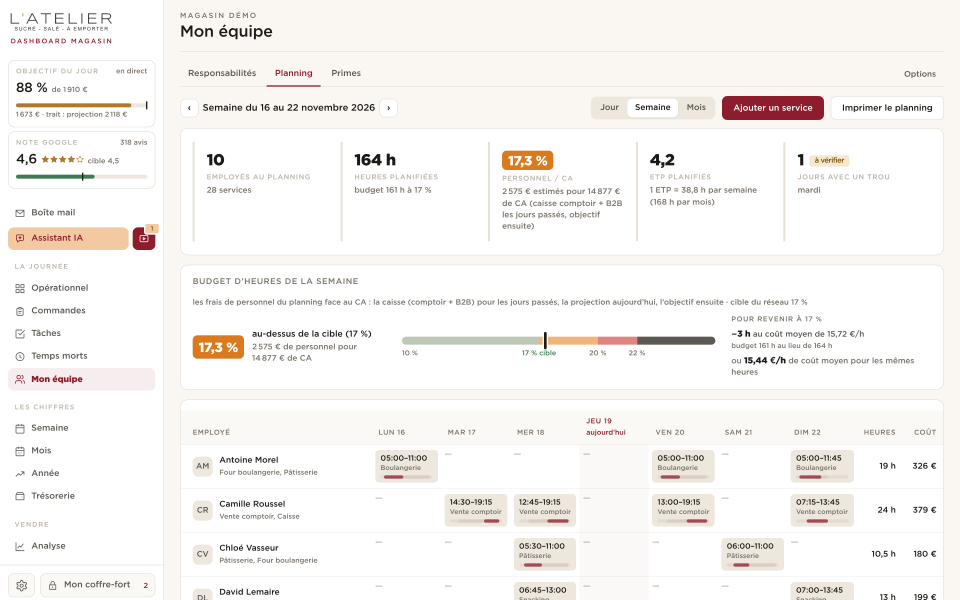
#> input picture panel/docs/maquettes/equipe-gestion/semaine-avant-apres/avant.png, 2880 x 1800 px (shown at 1/3 size)
$ python composer.py
#> lines starting #> are read from the running program, lines starting #| are printed output that depends on the picture
"""Assemble avant.png et apres.png côte à côte (avant-apres.png), chacun réduit de moitié, sous un bandeau papier
qui dit lequel est lequel. Police : Gotham du design system (Medium = le trait normal du texte).
    python3 panel/docs/maquettes/equipe-gestion/semaine-avant-apres/composer.py
"""
import os
from PIL import Image, ImageDraw, ImageFont

ICI = os.path.dirname(os.path.abspath(__file__))
DEPOT = os.path.abspath(os.path.join(ICI, '../../../../..'))
POLICE = os.path.join(DEPOT, 'shared/public/assets/ds/fonts/Gotham_Medium.otf')
PAPIER, ENCRE, MUET, FILET, ACCENT = '#faf7f2', '#1c1a17', '#7a736a', '#e6e0d8', '#8D1D2C'

avant = Image.open(os.path.join(ICI, 'avant.png')).convert('RGB')
#> avant is the input picture: PIL image 2880x1800 RGB; mean R, G, B 247.3, 244.7, 242.3
apres = Image.open(os.path.join(ICI, 'apres.png')).convert('RGB')
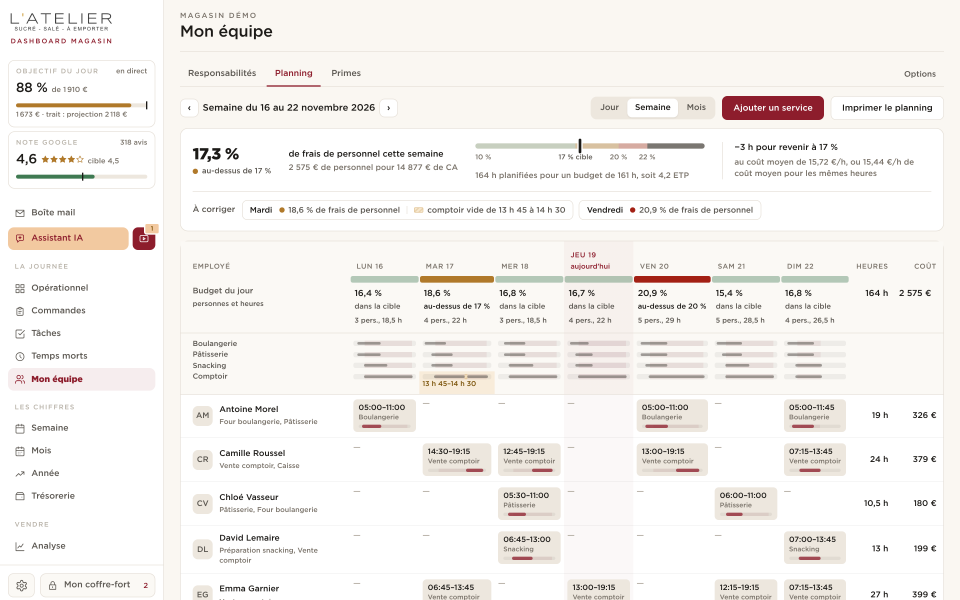
#> input picture panel/docs/maquettes/equipe-gestion/semaine-avant-apres/apres.png, 2880 x 1800 px (shown at 1/3 size)
#> apres is the input picture: PIL image 2880x1800 RGB; mean R, G, B 245.1, 242.2, 239.4
w, h = avant.width // 2, avant.height // 2
#> w = 1440; h = 900
avant, apres = avant.resize((w, h), Image.LANCZOS), apres.resize((w, h), Image.LANCZOS)
#> avant: PIL image 1440x900 RGB
#> apres: PIL image 1440x900 RGB

marge, bande, gouttiere = 40, 120, 40
img = Image.new('RGB', (marge * 2 + w * 2 + gouttiere, bande + h + marge), PAPIER)
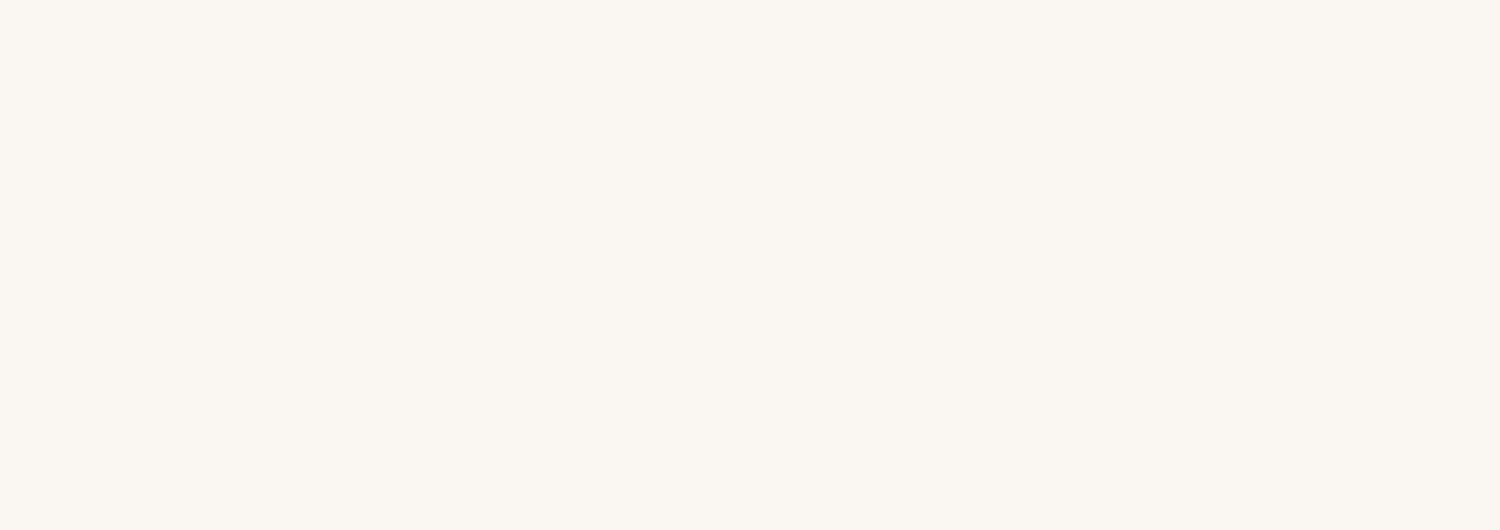
#> img: PIL image 3000x1060 RGB (shown at 1/2 size); mean R, G, B 250, 247, 242
d = ImageDraw.Draw(img)
titre, note = ImageFont.truetype(POLICE, 34), ImageFont.truetype(POLICE, 22)
for i, (nom, sous) in enumerate([('Avant', 'l’écran en ligne'), ('Après', 'la maquette : le tableau d’abord, le budget de chaque jour en tête')]):
    x = marge + i * (w + gouttiere)
    d.text((x, 34), nom, font=titre, fill=ACCENT if i else ENCRE)
    d.text((x, 80), sous, font=note, fill=MUET)
    img.paste([avant, apres][i], (x, bande))
    d.rectangle([x - 1, bande - 1, x + w, bande + h], outline=FILET, width=1)
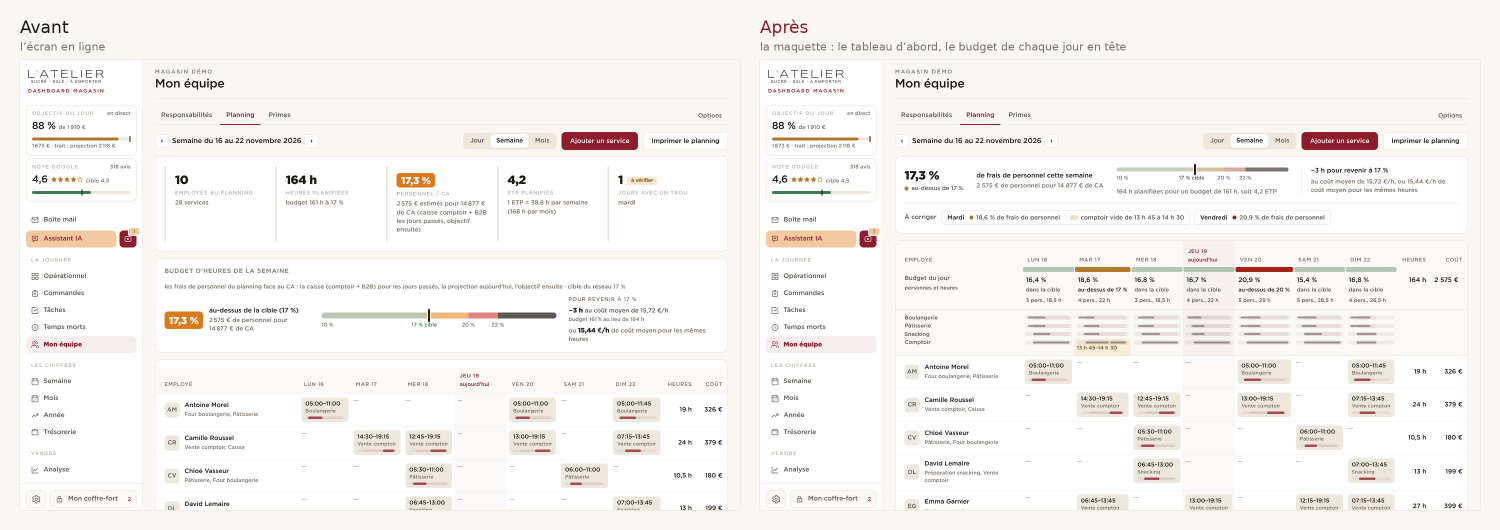
#> img: PIL image 3000x1060 RGB (shown at 1/2 size); mean R, G, B 246.5, 243.6, 240.6
img.save(os.path.join(ICI, 'avant-apres.png'), optimize=True)
print('avant-apres.png', img.size)
#| avant-apres.png (3000, 1060)
